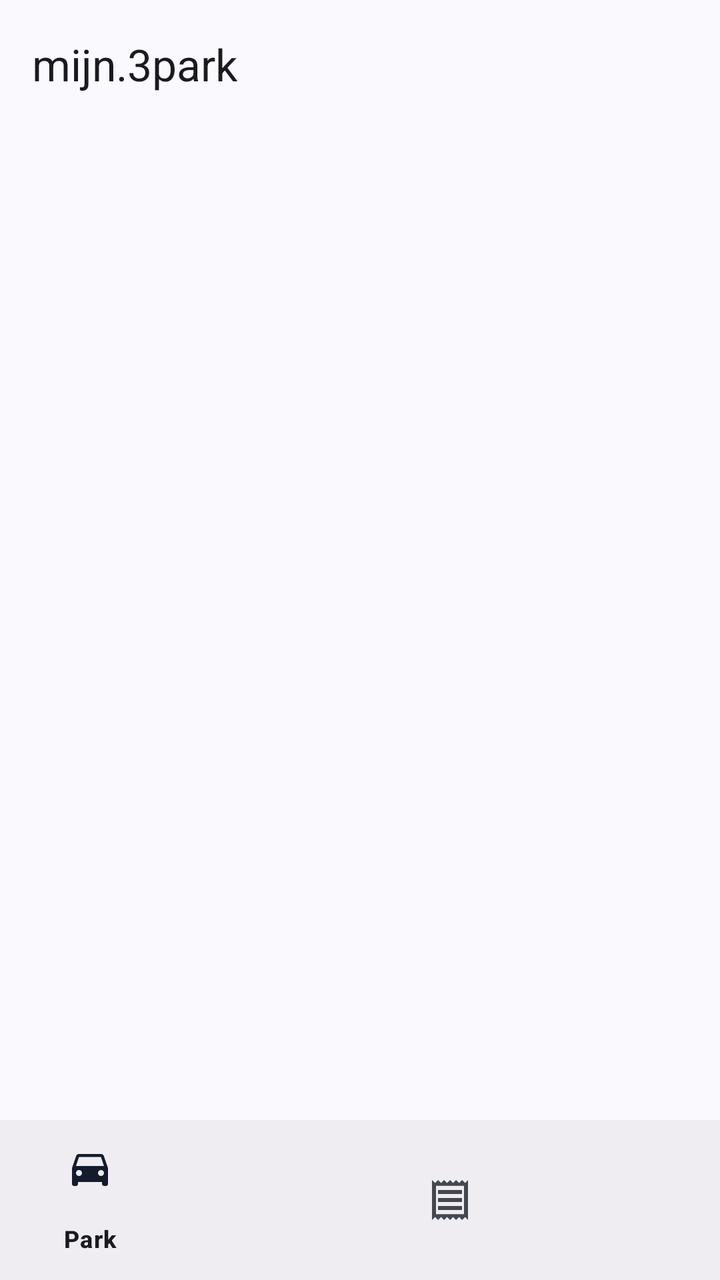
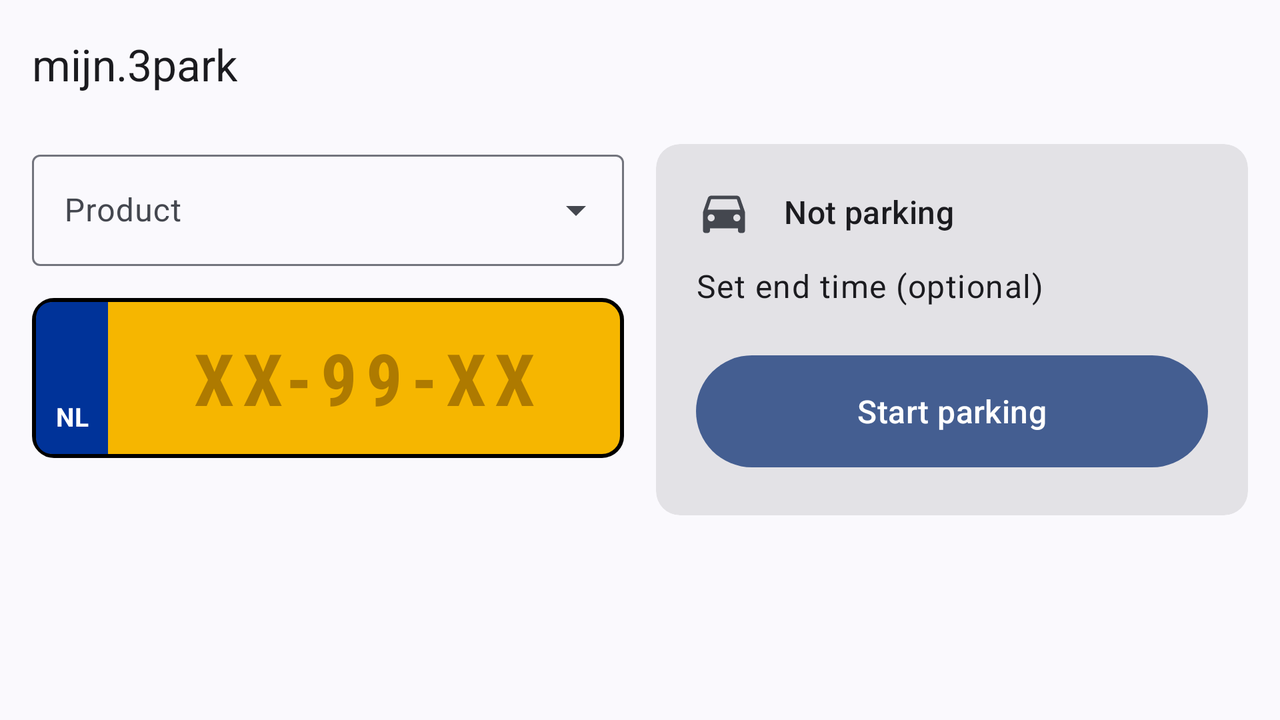

Compare how this app lays out the same screen by default and in its alternative resource folder. The renders come first, then the two layout files and the values they reference.
<!-- AndroidManifest.xml: application theme Theme.App -->
<!-- res/layout/activity_main.xml -->
<?xml version="1.0" encoding="utf-8"?>
<LinearLayout xmlns:android="http://schemas.android.com/apk/res/android"
    xmlns:app="http://schemas.android.com/apk/res-auto"
    android:layout_width="match_parent"
    android:layout_height="match_parent"
    android:fitsSystemWindows="true"
    android:orientation="vertical">

    <androidx.coordinatorlayout.widget.CoordinatorLayout
        android:layout_width="match_parent"
        android:layout_height="0dp"
        android:layout_weight="1">

        <com.google.android.material.appbar.AppBarLayout
            android:id="@+id/appBar"
            android:layout_width="match_parent"
            android:layout_height="wrap_content"
            app:liftOnScroll="true">

            <com.google.android.material.appbar.MaterialToolbar
                android:id="@+id/toolbar"
                android:layout_width="match_parent"
                android:layout_height="?attr/actionBarSize"
                app:layout_scrollFlags="scroll|enterAlways|snap"
                app:title="@string/app_name"/>
        </com.google.android.material.appbar.AppBarLayout>

        <FrameLayout
            android:id="@+id/contentArea"
            android:layout_width="match_parent"
            android:layout_height="match_parent"
            app:layout_behavior="@string/appbar_scrolling_view_behavior">

            <androidx.fragment.app.FragmentContainerView
                android:id="@+id/navHost"
                android:layout_width="match_parent"
                android:layout_height="match_parent"/>

            <include
                android:id="@+id/statusContainer"
                layout="@layout/view_status"
                android:layout_width="match_parent"
                android:layout_height="match_parent"
                android:visibility="gone"/>
        </FrameLayout>
    </androidx.coordinatorlayout.widget.CoordinatorLayout>

    <com.google.android.material.bottomnavigation.BottomNavigationView
        android:id="@+id/bottomNav"
        android:layout_width="match_parent"
        android:layout_height="wrap_content"
        app:menu="@menu/menu_bottom_nav"/>
</LinearLayout>
<!-- res/layout/view_status.xml (included above) -->
<?xml version="1.0" encoding="utf-8"?>
<LinearLayout xmlns:android="http://schemas.android.com/apk/res/android"
    xmlns:app="http://schemas.android.com/apk/res-auto"
    android:layout_width="match_parent"
    android:layout_height="match_parent"
    android:gravity="center"
    android:orientation="vertical"
    android:padding="32dp">

    <ImageView
        android:id="@+id/statusIcon"
        android:layout_width="64dp"
        android:layout_height="64dp"
        android:importantForAccessibility="no"
        android:src="@drawable/ic_cloud_off"
        app:tint="?attr/colorError"/>

    <com.google.android.material.progressindicator.CircularProgressIndicator
        android:id="@+id/statusProgress"
        android:layout_width="wrap_content"
        android:layout_height="wrap_content"
        android:indeterminate="true"
        android:visibility="gone"/>

    <TextView
        android:id="@+id/statusTitle"
        android:layout_width="match_parent"
        android:layout_height="wrap_content"
        android:layout_marginTop="16dp"
        android:gravity="center"
        android:textAppearance="?attr/textAppearanceTitleLarge"/>

    <TextView
        android:id="@+id/statusMessage"
        android:layout_width="match_parent"
        android:layout_height="wrap_content"
        android:layout_marginTop="8dp"
        android:gravity="center"
        android:textAppearance="?attr/textAppearanceBodyMedium"
        android:textColor="?attr/colorOnSurfaceVariant"/>

    <com.google.android.material.button.MaterialButton
        android:id="@+id/statusRetry"
        android:layout_width="wrap_content"
        android:layout_height="wrap_content"
        android:layout_marginTop="24dp"
        android:text="@string/retry"/>
</LinearLayout>
<!-- resources referenced by this layout -->
<resources>
  <!-- drawable ic_cloud_off (drawable) -->
  <?xml version="1.0" encoding="utf-8"?>
  <vector xmlns:android="http://schemas.android.com/apk/res/android"
      android:width="24dp"
      android:height="24dp"
      android:viewportWidth="24"
      android:viewportHeight="24">
      <path
          android:fillColor="#FF000000"
          android:pathData="M19.35,10.04C18.67,6.59 15.64,4 12,4c-1.48,0 -2.85,0.43 -4.01,1.17l1.46,1.46C10.21,6.23 11.08,6 12,6c3.04,0 5.5,2.46 5.5,5.5v0.5H19c1.66,0 3,1.34 3,3 0,1.13 -0.64,2.11 -1.56,2.62l1.45,1.45C23.16,18.16 24,16.68 24,15c0,-2.64 -2.05,-4.78 -4.65,-4.96zM3,5.27l2.75,2.74C2.56,8.15 0,10.77 0,14c0,3.31 2.69,6 6,6h11.73l2,2L21,20.73 4.27,4 3,5.27zM7.73,10l8,8H6c-2.21,0 -4,-1.79 -4,-4s1.79,-4 4,-4h1.73z"/>
  </vector>
  <string name="app_name" translatable="false">mijn.3park</string>
  <string name="retry">Retry</string>
  <style name="Theme.App" parent="Theme.Material3.DynamicColors.DayNight.NoActionBar">
          
          <item name="android:windowLightStatusBar">true</item>
      </style>
</resources>
<!-- res/layout-land/activity_main.xml (the repository's variant of the layout above) -->
<!-- drawn on the phone turned sideways -->
<?xml version="1.0" encoding="utf-8"?>
<androidx.coordinatorlayout.widget.CoordinatorLayout
    xmlns:android="http://schemas.android.com/apk/res/android"
    xmlns:app="http://schemas.android.com/apk/res-auto"
    android:layout_width="match_parent"
    android:layout_height="match_parent">

    <com.google.android.material.appbar.AppBarLayout
        android:layout_width="match_parent"
        android:layout_height="wrap_content"
        app:liftOnScroll="true">

        <com.google.android.material.appbar.MaterialToolbar
            android:id="@+id/toolbar"
            android:layout_width="match_parent"
            android:layout_height="?attr/actionBarSize"
            app:title="@string/app_name"/>

        <com.google.android.material.progressindicator.LinearProgressIndicator
            android:id="@+id/progress"
            android:layout_width="match_parent"
            android:layout_height="wrap_content"
            android:indeterminate="true"
            android:visibility="gone"/>
    </com.google.android.material.appbar.AppBarLayout>

    <androidx.core.widget.NestedScrollView
        android:layout_width="match_parent"
        android:layout_height="match_parent"
        android:fillViewport="true"
        app:layout_behavior="@string/appbar_scrolling_view_behavior">

        <LinearLayout
            android:layout_width="match_parent"
            android:layout_height="wrap_content"
            android:orientation="horizontal"
            android:paddingStart="16dp"
            android:paddingEnd="16dp"
            android:paddingTop="8dp"
            android:paddingBottom="24dp">

            <LinearLayout
                android:layout_width="0dp"
                android:layout_height="wrap_content"
                android:layout_weight="1"
                android:orientation="vertical">

                <LinearLayout
                    android:layout_width="match_parent"
                    android:layout_height="wrap_content"
                    android:gravity="center_vertical"
                    android:orientation="horizontal">

                    <com.google.android.material.textfield.TextInputLayout
                        android:id="@+id/productLayout"
                        style="@style/Widget.Material3.TextInputLayout.OutlinedBox.ExposedDropdownMenu"
                        android:layout_width="0dp"
                        android:layout_height="wrap_content"
                        android:layout_weight="1"
                        android:hint="@string/product">

                        <com.google.android.material.textfield.MaterialAutoCompleteTextView
                            android:id="@+id/productDropdown"
                            android:layout_width="match_parent"
                            android:layout_height="wrap_content"
                            android:inputType="none"/>
                    </com.google.android.material.textfield.TextInputLayout>

                    <com.google.android.material.button.MaterialButton
                        android:id="@+id/defaultProductStar"
                        style="?attr/materialIconButtonStyle"
                        android:layout_width="48dp"
                        android:layout_height="48dp"
                        android:layout_marginStart="4dp"
                        android:checkable="true"
                        android:contentDescription="@string/set_default_product"
                        android:visibility="gone"
                        app:icon="@drawable/sel_star"
                        app:iconTint="?attr/colorPrimary"/>
                </LinearLayout>

                
                <FrameLayout
                    android:layout_width="match_parent"
                    android:layout_height="80dp"
                    android:layout_marginTop="16dp"
                    android:layout_marginBottom="12dp">

                    <com.google.android.material.textfield.MaterialAutoCompleteTextView
                        android:id="@+id/plateInput"
                        android:layout_width="match_parent"
                        android:layout_height="match_parent"
                        android:background="@drawable/bg_plate"
                        android:gravity="center"
                        android:hint="@string/plate_hint"
                        android:inputType="textCapCharacters|textNoSuggestions"
                        android:maxLength="8"
                        android:paddingStart="52dp"
                        android:paddingEnd="16dp"
                        android:fontFamily="sans-serif-condensed"
                        android:textStyle="bold"
                        android:letterSpacing="0.12"
                        android:textSize="36sp"
                        android:textColor="@color/plate_text"
                        android:textColorHint="@color/plate_hint"
                        android:importantForAutofill="no"/>

                    <TextView
                        android:layout_width="36dp"
                        android:layout_height="match_parent"
                        android:layout_marginStart="2dp"
                        android:layout_marginTop="2dp"
                        android:layout_marginBottom="2dp"
                        android:background="@drawable/bg_plate_strip"
                        android:gravity="center_horizontal|bottom"
                        android:paddingBottom="10dp"
                        android:text="@string/plate_country"
                        android:textColor="#FFFFFF"
                        android:textSize="13sp"
                        android:textStyle="bold"/>
                </FrameLayout>

                <HorizontalScrollView
                    android:id="@+id/plateChipsScroll"
                    android:layout_width="match_parent"
                    android:layout_height="wrap_content"
                    android:scrollbars="none">

                    <com.google.android.material.chip.ChipGroup
                        android:id="@+id/plateChips"
                        android:layout_width="wrap_content"
                        android:layout_height="wrap_content"
                        app:singleLine="true"
                        app:singleSelection="false"/>
                </HorizontalScrollView>
            </LinearLayout>

            <com.google.android.material.card.MaterialCardView
                android:id="@+id/statusCard"
                style="?attr/materialCardViewFilledStyle"
                android:layout_width="0dp"
                android:layout_height="wrap_content"
                android:layout_weight="1"
                android:layout_marginStart="16dp">

                <LinearLayout
                    android:layout_width="match_parent"
                    android:layout_height="wrap_content"
                    android:orientation="vertical"
                    android:padding="20dp">

                    <LinearLayout
                        android:layout_width="match_parent"
                        android:layout_height="wrap_content"
                        android:gravity="center_vertical"
                        android:orientation="horizontal">

                        <ImageView
                            android:id="@+id/statusIcon"
                            android:layout_width="28dp"
                            android:layout_height="28dp"
                            android:importantForAccessibility="no"
                            android:src="@drawable/ic_car"
                            app:tint="?attr/colorOnSurfaceVariant"/>

                        <LinearLayout
                            android:layout_width="0dp"
                            android:layout_height="wrap_content"
                            android:layout_marginStart="16dp"
                            android:layout_weight="1"
                            android:orientation="vertical">

                            <TextView
                                android:id="@+id/statusText"
                                android:layout_width="match_parent"
                                android:layout_height="wrap_content"
                                android:text="@string/status_idle"
                                android:textAppearance="?attr/textAppearanceTitleMedium"/>

                            <TextView
                                android:id="@+id/balanceText"
                                android:layout_width="match_parent"
                                android:layout_height="wrap_content"
                                android:textAppearance="?attr/textAppearanceBodyMedium"
                                android:textColor="?attr/colorOnSurfaceVariant"
                                android:visibility="gone"/>
                        </LinearLayout>
                    </LinearLayout>

                    
                    <LinearLayout
                        android:id="@+id/endTimeRow"
                        android:layout_width="match_parent"
                        android:layout_height="wrap_content"
                        android:layout_marginTop="12dp"
                        android:gravity="center_vertical"
                        android:orientation="horizontal">

                        <TextView
                            android:id="@+id/endTimeLabel"
                            android:layout_width="0dp"
                            android:layout_height="wrap_content"
                            android:layout_weight="1"
                            android:background="?attr/selectableItemBackground"
                            android:clickable="true"
                            android:focusable="true"
                            android:text="@string/set_end_time"
                            android:textAppearance="?attr/textAppearanceBodyLarge"/>

                        <com.google.android.material.button.MaterialButton
                            android:id="@+id/endTimeClear"
                            style="@style/Widget.Material3.Button.TextButton"
                            android:layout_width="wrap_content"
                            android:layout_height="wrap_content"
                            android:text="@string/clear"
                            android:visibility="gone"/>
                    </LinearLayout>

                    <TextView
                        android:id="@+id/endCountdown"
                        android:layout_width="match_parent"
                        android:layout_height="wrap_content"
                        android:layout_marginTop="4dp"
                        android:textAppearance="?attr/textAppearanceBodyMedium"
                        android:visibility="gone"/>

                    <com.google.android.material.button.MaterialButton
                        android:id="@+id/toggleButton"
                        android:layout_width="match_parent"
                        android:layout_height="64dp"
                        android:layout_marginTop="20dp"
                        android:text="@string/start_parking"
                        android:textAppearance="?attr/textAppearanceTitleMedium"
                        app:cornerRadius="32dp"/>
                </LinearLayout>
            </com.google.android.material.card.MaterialCardView>
        </LinearLayout>
    </androidx.core.widget.NestedScrollView>
</androidx.coordinatorlayout.widget.CoordinatorLayout>
<!-- resources referenced by the variant -->
<!-- as the phone turned sideways resolves them -->
<resources>
  <color name="plate_hint">#80663D00</color>
  <color name="plate_text">#0F0F0F</color>
  <!-- drawable bg_plate (drawable) -->
  <?xml version="1.0" encoding="utf-8"?>
  <shape xmlns:android="http://schemas.android.com/apk/res/android"
      android:shape="rectangle">
      <solid android:color="@color/plate_yellow"/>
      <corners android:radius="10dp"/>
      <stroke android:width="2dp" android:color="#000000"/>
  </shape>
  <!-- drawable bg_plate_strip (drawable) -->
  <?xml version="1.0" encoding="utf-8"?>
  <shape xmlns:android="http://schemas.android.com/apk/res/android"
      android:shape="rectangle">
      <solid android:color="@color/plate_blue"/>
      <corners
          android:topLeftRadius="8dp"
          android:bottomLeftRadius="8dp"
          android:topRightRadius="0dp"
          android:bottomRightRadius="0dp"/>
  </shape>
  <!-- drawable ic_car (drawable) -->
  <?xml version="1.0" encoding="utf-8"?>
  <vector xmlns:android="http://schemas.android.com/apk/res/android"
      android:width="24dp"
      android:height="24dp"
      android:viewportWidth="24"
      android:viewportHeight="24">
      <path
          android:fillColor="#FF000000"
          android:pathData="M18.92,6.01C18.72,5.42 18.16,5 17.5,5h-11c-0.66,0 -1.21,0.42 -1.42,1.01L3,12v8c0,0.55 0.45,1 1,1h1c0.55,0 1,-0.45 1,-1v-1h12v1c0,0.55 0.45,1 1,1h1c0.55,0 1,-0.45 1,-1v-8l-2.08,-5.99zM6.5,16c-0.83,0 -1.5,-0.67 -1.5,-1.5S5.67,13 6.5,13s1.5,0.67 1.5,1.5S7.33,16 6.5,16zM17.5,16c-0.83,0 -1.5,-0.67 -1.5,-1.5s0.67,-1.5 1.5,-1.5 1.5,0.67 1.5,1.5 -0.67,1.5 -1.5,1.5zM5,11l1.5,-4.5h11L19,11L5,11z"/>
  </vector>
  <!-- drawable sel_star (drawable) -->
  <?xml version="1.0" encoding="utf-8"?>
  <selector xmlns:android="http://schemas.android.com/apk/res/android">
      <item android:state_checked="true" android:drawable="@drawable/ic_star_filled"/>
      <item android:drawable="@drawable/ic_star_outline"/>
  </selector>
  <string name="app_name" translatable="false">mijn.3park</string>
  <string name="clear">Clear</string>
  <string name="plate_country" translatable="false">NL</string>
  <string name="plate_hint" translatable="false">XX-99-XX</string>
  <string name="product">Product</string>
  <string name="set_default_product">Use as default product</string>
  <string name="set_end_time">Set end time (optional)</string>
  <string name="start_parking">Start parking</string>
  <string name="status_idle">Not parking</string>
  <style name="Theme.App" parent="Theme.Material3.DynamicColors.DayNight.NoActionBar">
          
          <item name="android:windowLightStatusBar">true</item>
      </style>
  <color name="plate_yellow">#F6B600</color>
  <color name="plate_blue">#003399</color>
</resources>
